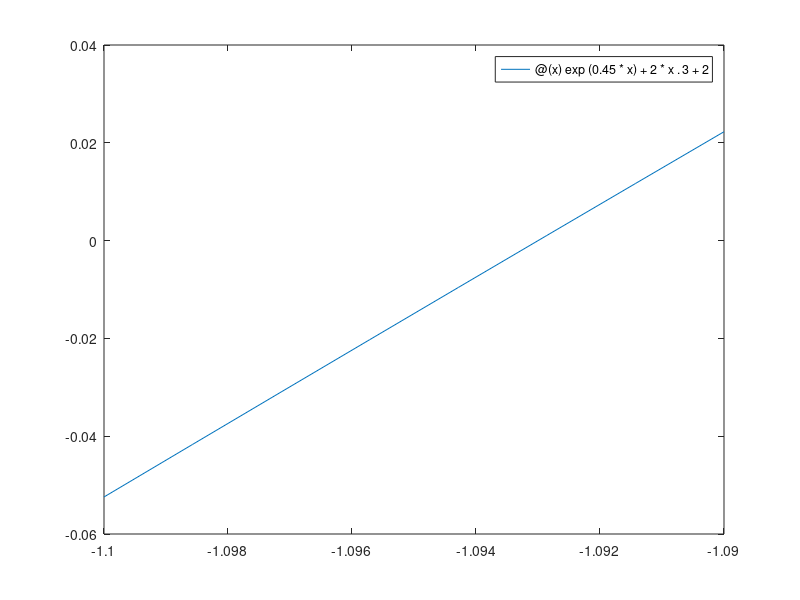
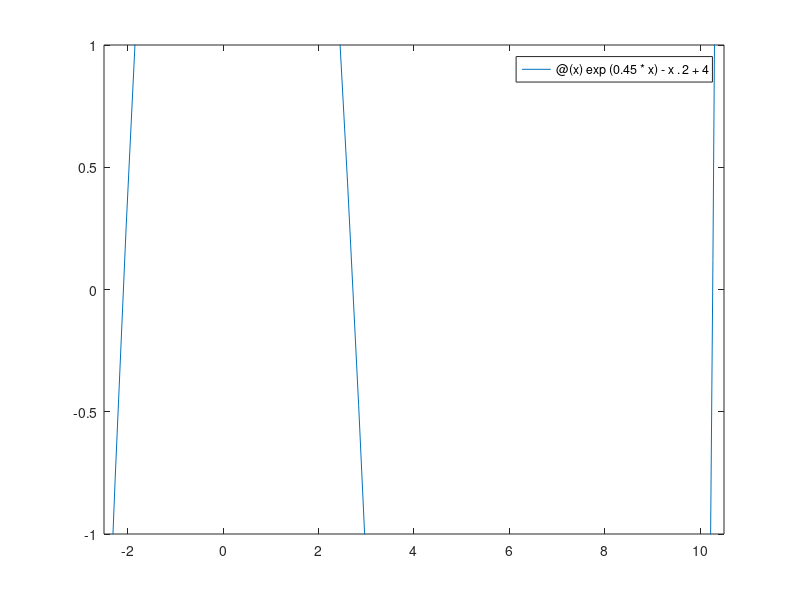
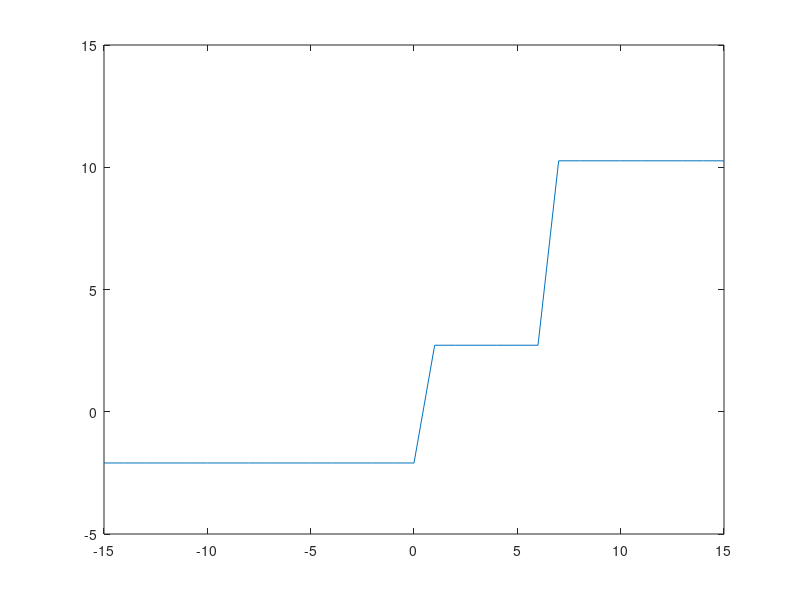
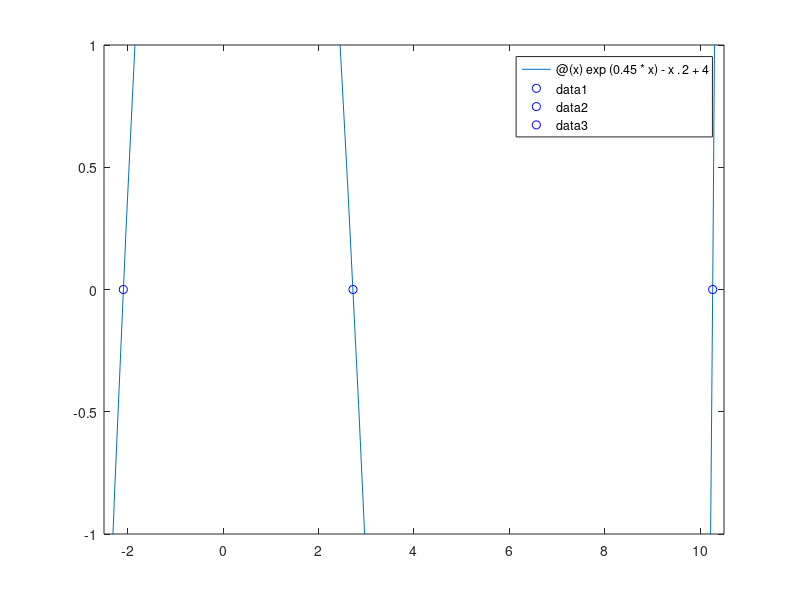

Reproduce these figures in MATLAB, in order.
%{
    ENEL 102 Assignment 4
    Authored by: Liam Wrubleski
    Date: October 28, 2017
    Protected under GPL v3
%}

% Question 1
f41 = figure('Name', 'Assignment 4, Question 1');
figure(f41);
f = @(x) exp(0.45*x)+2*x.^3+2;
z = fzero(f,0)
fplot(f,[-1.1,-1.09]);

% Expected output: 
% Included as images/A3Q1.png

% Question 2
f42 = figure('Name', 'Assignment 4, Question 2');
figure(f42);
f = @(x) exp(0.45*x)-x.^2+4;
fplot(f,[-2.5,10.5]);
ylim([-1,1]);

% Expected output:
% 
% z =
% 
%      0

% Question 3
f431 = figure('Name', 'Assignment 4, Question 3, Plot 1');
figure(f431);
f = @(x) exp(0.45*x)-x.^2+4;
z = zeros(31,1);
for i = -15:15
    z(i+16) = fzero(f,i);
end
plot(-15:15,z);
f432 = figure('Name', 'Assignment 4, Question 3, Plot 2');
figure(f432);
fplot(f,[-2.5,10.5]);
ylim([-1,1]);
hold on;
plot(z(5),0,'ob',z(18),0,'ob',z(31),0,'ob');
hold off;

% Expected output:
%
% y =
% 
%     1.0000         0    2.4000    6.0000    1.4400    7.2000    9.0000

% Question 4
f44 = figure('Name', 'Assignment 4, Question 4');
figure(f44);
i = @(v) 0.001*(exp(6*v)-1);
fplot(i,[0,1]);
f = @(x)0.001*(exp(6*(1-200*x))-1)-x;
i=fzero(f,1)
% Expected output:
% 
% cs =
% 
%     0.0625   -0.7708    2.8750   -1.6667    1.0000
%
% Plot included as images/A3Q4.png

% Question 5
% part a
options = optimset('Display','iter');
i=fzero(f,1,options)
% part b
options = optimset(options,'TolFun',1.0e-8);
i=fzero(f,1,options)
% Expected output:
%
% c =
% 
%    -0.0816
% 
% b =
% 
%     1.4675
% 
% a =
% 
%    -1.3859
% 
% f0 =
% 
%   -2.1788e-15
% 
% f1 =
% 
%     2.0000
% 
% f2 =
% 
%     5.0000

% Question 6

% Expected value:
%
% F =
% 
%    11.4710

% Question 7
f = @(x) [x(1)^2 + x(2)^2 - 1; x(1) - x(2)];
options = optimset('Display','off');
fsolve(f,[1;1],options)
fsolve(f,[-1;-1],options)
% Expected value:
%
% Included in images/A3Q7.png

% Question 8
f = @(x) [x(1)*x(2)-4;x(1)*x(3)-3;x(1)*x(2)+x(3)-5];
fsolve(f,[0;0;0])
% Expected value:
%
% s =
% 
%     0.5713

% Question 9
options = optimset('MaxFunEval',1000,'Display','off');
    % Set up options
        % larger MaxFunEval makes getting an answer more likely
        % Display off turns off fsolve text output
f = @(v) [2+v(1)^2-v(2);v(3)*cos(2*v(3))-v(1);v(3)*sin(2*v(3))-v(2)];
    % v = [x;y;t]
    % f = [
    %       2+x^2-y
    %       t*cos(2*t)-x
    %       t*sin(2*t)-y
    % ];
    % when f is equal to the zero vector, we are on both the parabola and
    % the spiral.
a = [0;0;0];
    % for saving the last solution
for t = 1:0.1:11 
    % temp variable for starting position
    n=fsolve(f,[t*cos(2*t);t*sin(2*t);t],options);
        % solve the system, starting from a point on the spiral, that
        % progresses clockwise around the spiral
    if norm(a-n) > 0.01
        % if this solution is substantially different from the last
        % solution
        if norm(f(n)) < 0.01
            % and this solution puts the function value very close to 0
            disp('----------------------------------------------');
            x = n(1), y = n(2)
                % display the solution information
            a = n;
                % save the solution
        end
    end
end